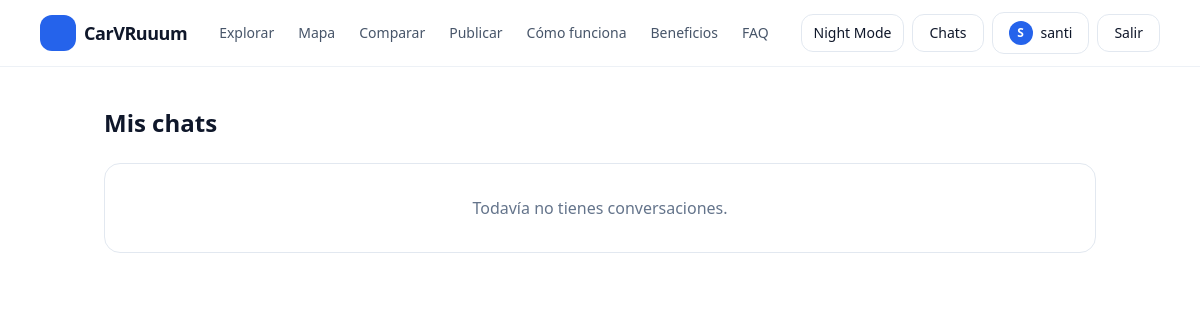
Before: /messages/ (signed in) with the older database file.
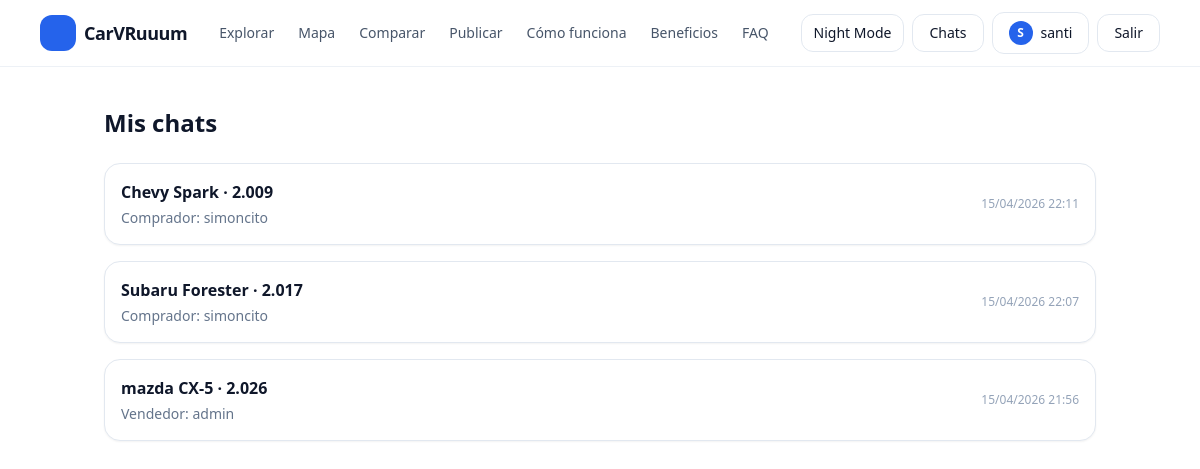
After: the same page with the newer database file.
### messaging/models.py (models this page shows, shortened)
class Conversation(models.Model):
    car = models.ForeignKey(
        "cars.Car",
        on_delete=models.CASCADE,
        related_name="conversations",
    )
    buyer = models.ForeignKey(
        User,
        on_delete=models.CASCADE,
        related_name="buyer_conversations",
    )
    seller = models.ForeignKey(
        User,
        on_delete=models.CASCADE,
        related_name="seller_conversations",
    )
    created_at = models.DateTimeField(auto_now_add=True)
    updated_at = models.DateTimeField(auto_now=True)
    class Meta:
        ordering = ["-updated_at"]
        constraints = [
            models.UniqueConstraint(
                fields=["car", "buyer", "seller"],
                name="unique_conversation_per_car_buyer_seller",
            )
        ]

### cars/models.py (models this page shows, shortened)
class Car(models.Model):
    owner = models.ForeignKey(settings.AUTH_USER_MODEL, on_delete=models.CASCADE, related_name="cars")
    make = models.CharField(max_length=60)
    model = models.CharField(max_length=60)
    year = models.PositiveIntegerField(validators=[MinValueValidator(1950), MaxValueValidator(2100)])
    price = models.PositiveIntegerField(validators=[MinValueValidator(0)])
    mileage_km = models.PositiveIntegerField(default=0, validators=[MinValueValidator(0)])
    is_sold = models.BooleanField(default=False)
    sold_at = models.DateTimeField(blank=True, null=True)
    city = models.CharField(max_length=80, blank=True, default="")
    description = models.TextField(blank=True, default="")
    is_active = models.BooleanField(default=True)
    created_at = models.DateTimeField(auto_now_add=True)
    class Meta:
        ordering = ["-created_at"]

### messaging/views.py (the view)
# urls.py: path("", views.conversation_list, name="conversation_list"),
@login_required
def conversation_list(request):
    conversations = (
        Conversation.objects
        .filter(Q(buyer=request.user) | Q(seller=request.user))
        .select_related("car", "buyer", "seller")
        .order_by("-updated_at")
    )
    return render(
        request,
        "messaging/conversation_list.html",
        {"conversations": conversations},
    )

### messaging/templates/messaging/conversation_list.html (shortened to what this page needs)
{% extends "base.html" %}
{% block content %}
<section class="mx-auto max-w-5xl px-4 py-10">
  <div class="mb-6 flex items-center justify-between">
    <h1 class="text-2xl font-bold">Mis chats</h1>
  </div>
  {% if conversations %}
    <div class="space-y-4">
      {% for conv in conversations %}
        <a href="{% url 'messaging:conversation_detail' conv.id %}"
           class="block rounded-2xl border border-slate-200 bg-white p-4 shadow-sm transition hover:bg-slate-50 dark:border-slate-800 dark:bg-slate-900 dark:hover:bg-slate-800">
          <div class="flex items-center justify-between gap-4">
            <div>
              <p class="font-semibold text-slate-900 dark:text-white">
                {{ conv.car.make }} {{ conv.car.model }} · {{ conv.car.year }}
              </p>
              <p class="mt-1 text-sm text-slate-500">
                {% if request.user == conv.buyer %}
                  Vendedor: {{ conv.seller.username }}
                {% else %}
                  Comprador: {{ conv.buyer.username }}
                {% endif %}
              </p>
            </div>
            <span class="text-xs text-slate-400">
              {{ conv.updated_at|date:"d/m/Y H:i" }}
            </span>
          </div>
        </a>
      {% endfor %}
    </div>
  {% else %}
    <div class="rounded-2xl border border-slate-200 bg-white p-8 text-center dark:border-slate-800 dark:bg-slate-900">
      <p class="text-slate-500">Todavía no tienes conversaciones.</p>
    </div>
  {% endif %}
</section>
{% endblock %}

Changed rows visible on the page:
added Conversation: car.make "Chevy", car.model "Spark", car.year "2.009", buyer.username "simoncito", updated_at "15/04/2026 22:11"
added Conversation: car.make "Subaru", car.model "Forester", car.year "2.017", buyer.username "simoncito", updated_at "15/04/2026 22:07"
added Conversation: car.make "mazda", car.model "CX-5", car.year "2.026", seller.username "admin", updated_at "15/04/2026 21:56"
Other visible differences:
text no longer shown: "Todavía no tienes conversaciones."
